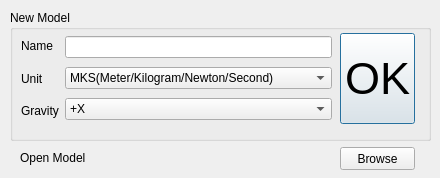
<?xml version="1.0" encoding="UTF-8"?>
<ui version="4.0">
 <class>DLG_NewModel</class>
 <widget class="QDialog" name="DLG_NewModel">
  <property name="windowModality">
   <enum>Qt::ApplicationModal</enum>
  </property>
  <property name="geometry">
   <rect>
    <x>0</x>
    <y>0</y>
    <width>440</width>
    <height>178</height>
   </rect>
  </property>
  <property name="sizePolicy">
   <sizepolicy hsizetype="Fixed" vsizetype="Fixed">
    <horstretch>0</horstretch>
    <verstretch>0</verstretch>
   </sizepolicy>
  </property>
  <property name="minimumSize">
   <size>
    <width>440</width>
    <height>178</height>
   </size>
  </property>
  <property name="maximumSize">
   <size>
    <width>440</width>
    <height>178</height>
   </size>
  </property>
  <property name="windowTitle">
   <string>New Model</string>
  </property>
  <property name="modal">
   <bool>true</bool>
  </property>
  <widget class="QGroupBox" name="GBNewModel">
   <property name="geometry">
    <rect>
     <x>10</x>
     <y>10</y>
     <width>421</width>
     <height>131</height>
    </rect>
   </property>
   <property name="font">
    <font>
     <weight>50</weight>
     <bold>false</bold>
    </font>
   </property>
   <property name="autoFillBackground">
    <bool>false</bool>
   </property>
   <property name="title">
    <string>New Model</string>
   </property>
   <widget class="QPushButton" name="PB_Ok">
    <property name="geometry">
     <rect>
      <x>330</x>
      <y>23</y>
      <width>75</width>
      <height>91</height>
     </rect>
    </property>
    <property name="font">
     <font>
      <pointsize>34</pointsize>
     </font>
    </property>
    <property name="text">
     <string>OK</string>
    </property>
   </widget>
   <widget class="QWidget" name="layoutWidget">
    <property name="geometry">
     <rect>
      <x>11</x>
      <y>23</y>
      <width>311</width>
      <height>91</height>
     </rect>
    </property>
    <layout class="QHBoxLayout" name="horizontalLayout">
     <item>
      <layout class="QVBoxLayout" name="layout_1">
       <item>
        <widget class="QLabel" name="L_Name">
         <property name="text">
          <string>Name</string>
         </property>
        </widget>
       </item>
       <item>
        <widget class="QLabel" name="L_Unit">
         <property name="text">
          <string>Unit</string>
         </property>
        </widget>
       </item>
       <item>
        <widget class="QLabel" name="L_Gravity">
         <property name="text">
          <string>Gravity</string>
         </property>
        </widget>
       </item>
      </layout>
     </item>
     <item>
      <layout class="QVBoxLayout" name="Layout_2">
       <item>
        <widget class="QLineEdit" name="LE_Name"/>
       </item>
       <item>
        <widget class="QComboBox" name="CB_Unit">
         <item>
          <property name="text">
           <string>MKS(Meter/Kilogram/Newton/Second)</string>
          </property>
         </item>
        </widget>
       </item>
       <item>
        <widget class="QComboBox" name="CB_GravityDirection">
         <item>
          <property name="text">
           <string>+X</string>
          </property>
         </item>
         <item>
          <property name="text">
           <string>+Y</string>
          </property>
         </item>
         <item>
          <property name="text">
           <string>+Z</string>
          </property>
         </item>
         <item>
          <property name="text">
           <string>-X</string>
          </property>
         </item>
         <item>
          <property name="text">
           <string>-Y</string>
          </property>
         </item>
         <item>
          <property name="text">
           <string>-Z</string>
          </property>
         </item>
        </widget>
       </item>
      </layout>
     </item>
    </layout>
   </widget>
  </widget>
  <widget class="QLabel" name="LOpenModel">
   <property name="geometry">
    <rect>
     <x>20</x>
     <y>150</y>
     <width>81</width>
     <height>16</height>
    </rect>
   </property>
   <property name="text">
    <string>Open Model</string>
   </property>
  </widget>
  <widget class="QPushButton" name="PB_Browse">
   <property name="geometry">
    <rect>
     <x>340</x>
     <y>147</y>
     <width>75</width>
     <height>23</height>
    </rect>
   </property>
   <property name="styleSheet">
    <string notr="true">border-bottom-color: qlineargradient(spread:pad, x1:0, y1:0, x2:0, y2:1, stop:0 rgba(255, 0, 0, 255), stop:0.339795 rgba(255, 0, 0, 255), stop:0.339799 rgba(255, 255, 255, 255), stop:0.662444 rgba(255, 255, 255, 255), stop:0.662469 rgba(0, 0, 255, 255), stop:1 rgba(0, 0, 255, 255));</string>
   </property>
   <property name="text">
    <string>Browse</string>
   </property>
   <property name="default">
    <bool>false</bool>
   </property>
   <property name="flat">
    <bool>false</bool>
   </property>
  </widget>
 </widget>
 <tabstops>
  <tabstop>LE_Name</tabstop>
  <tabstop>CB_Unit</tabstop>
  <tabstop>CB_GravityDirection</tabstop>
  <tabstop>PB_Ok</tabstop>
  <tabstop>PB_Browse</tabstop>
 </tabstops>
 <resources/>
 <connections/>
</ui>
